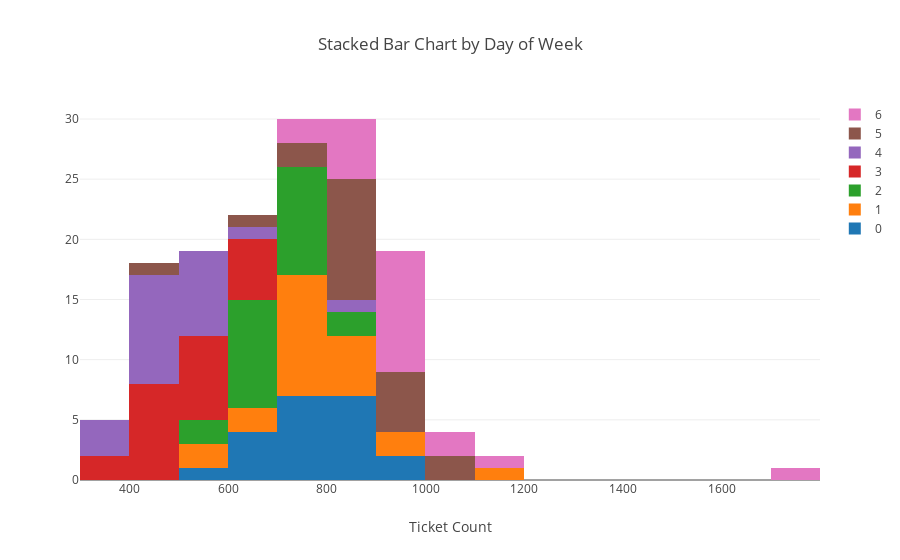

Here is the notebook cell this chart was saved with:
### Code cell
stacked_hist(df, 'Stacked Bar Chart by Day of Week', 'Ticket Count')

### Figure 1 — Plotly figure (JSON) as saved in the notebook; plotly's stock layout.template omitted (floating-point values rounded to 4 significant figures)
{"data": [{"name": "0", "nbinsx": 15, "type": "histogram", "uid": "ac95e122-36f7-11e9-8845-acde48001122", "x": [832, 832, 870, 944, 662, 844, 868, 717, 790, 720, 838, 832, 745, 753, 686, 588, 685, 966, 684, 778, 743]}, {"name": "1", "nbinsx": 15, "type": "histogram", "uid": "ac95e29e-36f7-11e9-8845-acde48001122", "x": [907, 845, 799, 858, 841, 750, 833, 1162, 723, 808, 665, 711, 738, 700, 712, 728, 518, 600, 936, 590, 774, 778]}, {"name": "2", "nbinsx": 15, "type": "histogram", "uid": "ac95e366-36f7-11e9-8845-acde48001122", "x": [846, 755, 792, 739, 743, 567, 750, 808, 632, 679, 689, 715, 700, 703, 632, 618, 578, 646, 717, 681, 611, 658]}, {"name": "3", "nbinsx": 15, "type": "histogram", "uid": "ac95e410-36f7-11e9-8845-acde48001122", "x": [636, 583, 598, 626, 565, 477, 601, 614, 491, 578, 478, 493, 471, 529, 455, 419, 366, 354, 432, 570, 623, 533]}, {"name": "4", "nbinsx": 15, "type": "histogram", "uid": "ac95e4ba-36f7-11e9-8845-acde48001122", "x": [848, 560, 586, 699, 568, 455, 579, 544, 390, 479, 549, 567, 459, 463, 459, 435, 381, 360, 435, 462, 468]}, {"name": "5", "nbinsx": 15, "type": "histogram", "uid": "ac95e550-36f7-11e9-8845-acde48001122", "x": [1063, 953, 890, 1011, 964, 851, 956, 802, 931, 900, 882, 837, 806, 857, 825, 790, 408, 694, 827, 817, 793]}, {"name": "6", "nbinsx": 15, "type": "histogram", "uid": "ac95e5dc-36f7-11e9-8845-acde48001122", "x": [1070, 924, 1068, 985, 988, 973, 976, 829, 819, 920, 987, 932, 968, 871, 898, 731, 795, 1734, 1112, 849, 925]}], "layout": {"barmode": "stack", "title": "Stacked Bar Chart by Day of Week", "xaxis": {"title": "Ticket Count"}}}
